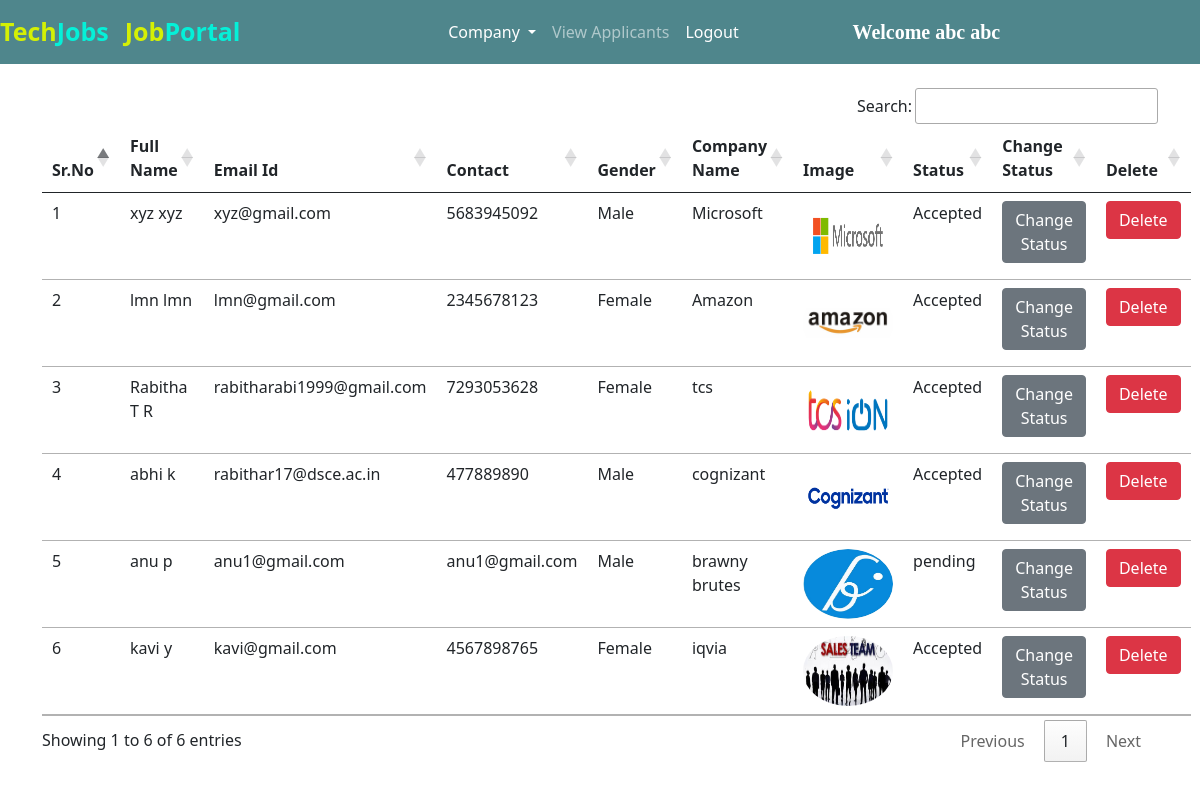
The app's page /all_companies/ (signed in) with its own data.
### jobs/models.py (models this page shows, shortened)
class Company(models.Model):
    user = models.ForeignKey(User, on_delete=models.CASCADE)
    phone = models.CharField(max_length=10)
    image = models.ImageField(upload_to="")
    gender = models.CharField(max_length=10)
    type = models.CharField(max_length=15)
    status = models.CharField(max_length=20)
    company_name = models.CharField(max_length=100)

### jobs/views.py (the view)
# urls.py: path("all_companies/", views.all_companies, name="all_companies"),
def all_companies(request):
    if not request.user.is_authenticated:
        return redirect("/admin_login")
    companies = Company.objects.all()
    return render(request, "all_companies.html", {'companies':companies})

### jobs/templates/all_companies.html (shortened to what this page needs)
{% extends 'admin_navbar.html' %}
{% block body %}
<div class="container mt-4">
<table class="table table-hover" id="example">
    <thead>
        <tr>
            <th>Sr.No</th>
            <th>Full Name</th>
            <th>Email Id</th>
            <th>Contact</th>
            <th>Gender</th>
            <th>Company Name</th>
            <th>Image</th>
            <th>Status</th>
            <th>Change Status</th>
            <th>Delete</th>
        </tr>
    </thead>
    <tbody>
        {% for company in companies %}
        <tr>
            <td>{{forloop.counter}}</td>
            <td>{{company.user.get_full_name}}</td>
            <td>{{company.user.email}}</td>
            <td>{{company.phone}}</td>
            <td>{{company.gender}}</td>
            <td>{{company.company_name}}</td>
            <td><img src="{{company.image.url}}" class="rounded-circle" width="90px" height="70px"></td>
            <td>{{company.status}}</td>
            <td><a href="/change_status/{{company.id}}/" class="btn btn-secondary">Change Status</a></td>
            <td><a href="/delete_company/{{company.user.id}}/" class="btn btn-danger" onclick="return confirm('Are you sure you want to delete this company?')">Delete</a></td>
        </tr>
        {% endfor %}
    </tbody>
</table>
</div>
{% endblock %}

### jobs/templates/admin_navbar.html (shortened to what this page needs)
<!doctype html>
<html lang="en">
<head>
  <link href="https://cdn.jsdelivr.net/npm/bootstrap@5.0.2/dist/css/bootstrap.min.css" rel="stylesheet"
>
  <link rel="stylesheet" href="https://cdn.datatables.net/1.10.25/css/jquery.dataTables.min.css">
  <link rel="stylesheet" href="https://cdn.datatables.net/buttons/1.7.1/css/buttons.dataTables.min.css">
</head>
<body>
  <nav class="navbar navbar-expand-lg navbar-dark">
      <a class="navbar-brand" href="/"><span class="head1">Tech</span><span class="head2">Jobs</span></a>
      <a class="navbar-brand" href="#"><span class="head1">Job</span><span class="head2">Portal</span></a>
      <div class="container w-50">
      <div class="collapse navbar-collapse" id="navbarSupportedContent">
        <ul class="navbar-nav me-auto mb-2 mb-lg-0">
          <div class="collapse navbar-collapse" id="navbarNavDarkDropdown">
            <ul class="navbar-nav">
              <li class="nav-item dropdown">
                <a class="nav-link active dropdown-toggle" href="#" id="navbarDarkDropdownMenuLink" role="button" data-bs-toggle="dropdown" aria-expanded="false">
                  Company
                </a>
              </li>
            </ul>
          </div>
          <li class="nav-item">
            <a class="nav-link {% block view_applicants %} {% endblock %}" href="/view_applicants/">View Applicants</a>
          </li>
          <li class="nav-item">
            <a class="nav-link active" href="/logout/">Logout</a>
          </li>
        </ul>
        <a class="navbar-brand" style="font-weight: bold; font-family: 'Times New Roman', Times, serif;" href="#">Welcome {{request.user.get_full_name}}</a>
      </div>
      </div>
  </nav>
  {% block body %}
  {% endblock %}
</body>
</html>

### jobs/templates/admin_navbar.html (style rules this page uses)
.navbar { background-color: #4f868c; }
.head1 { color: #d4f005; font-size: 25px; font-weight: bold; height: 50px; }
.head2 { color: #05f0d8; font-size: 25px; font-weight: bold; }

### records on screen
Company: user.get_full_name "xyz xyz", user.email "xyz@gmail.com", phone "5683945092", gender "Male", company_name "Microsoft", image (picture), status "Accepted"
Company: user.get_full_name "lmn lmn", user.email "lmn@gmail.com", phone "2345678123", gender "Female", company_name "Amazon", image (picture), status "Accepted"
Company: user.get_full_name "Rabitha T R", user.email "rabitharabi1999@gmail.com", phone "7293053628", gender "Female", company_name "tcs", image (picture), status "Accepted"
Company: user.get_full_name "abhi k", user.email "rabithar17@dsce.ac.in", phone "477889890", gender "Male", company_name "cognizant", image (picture), status "Accepted"
Company: user.get_full_name "anu p", user.email "anu1@gmail.com", phone "anu1@gmail.com", gender "Male", company_name "brawny brutes", image (picture), status "pending"
Company: user.get_full_name "kavi y", user.email "kavi@gmail.com", phone "4567898765", gender "Female", company_name "iqvia", image (picture), status "Accepted"

### other values on screen
{{ request.user.get_full_name }} "abc abc"
